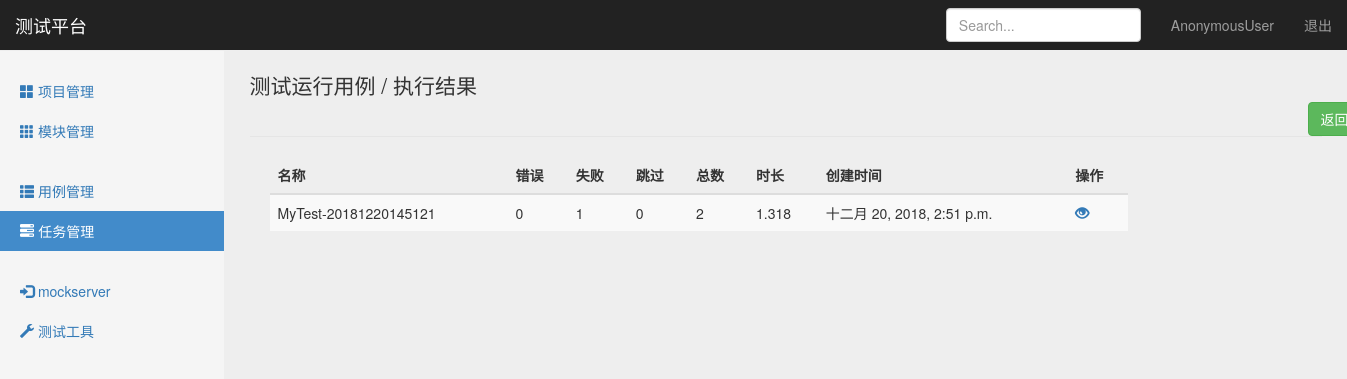
The app's page /interface/task_result_list/18/, older data.
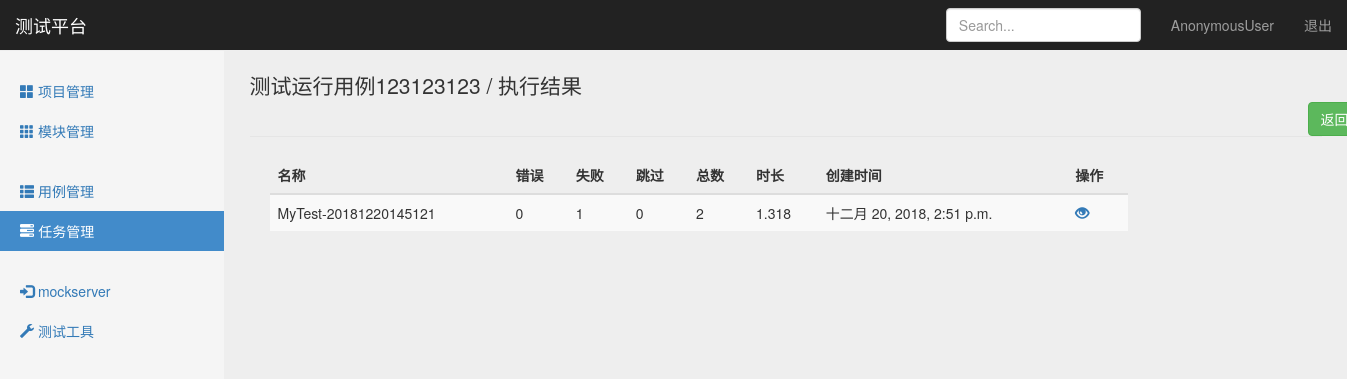
The same page, newer data.
### interface_app/models.py (models this page shows, shortened)
class TestTask(models.Model):
    name = models.CharField("名称",max_length=100,blank=False,default="")
    describe = models.TextField("描述", default="")
    status = models.IntegerField("状态", default=0)   #未执行、执行中、排队中、执行结束...
    cases = models.TextField("关联用例", default="")
    create_time = models.DateTimeField("创建时间", auto_now=True)

### interface_app/views/testtask_views.py (the view)
# urls.py: path('task_result_list/<int:tid>/',testtask_views.task_result_list),
def task_result_list(request,tid):
    if request.method == 'GET':
        task_obj = TestTask.objects.get(id=tid)
        result_list = TestResult.objects.filter(task_id=tid)
        return render(request,"task_result.html",{"type":"result",
                                                  "task_name":task_obj.name,
                                                  "task_result_list":result_list})
    else:
        return HttpResponse("404")

### templates/task_result.html (shortened to what this page needs)
{% extends "task_manage.html" %}
{% block task_result_list %}
    <fieldset>
        <div id="legend" class="">
            <legend class="">{{ task_name }} / 执行结果
            <button class="btn btn-success"
                    onclick="window.location.href='/interface/task_manage/'"
                    style="margin-left: 1058px;">返回</button>
            </legend>
        </div>
        <div style="width:80%; margin-left: 20px;">
            <table class="table table-striped" id="list">
              <thead>
                <tr>
                  <th>名称</th>
                  <th>错误</th>
                  <th>失败</th>
                  <th>跳过</th>
                  <th>总数</th>
                  <th>时长</th>
                  <th>创建时间</th>
                  <th>操作</th>
                </tr>
              </thead>
              <tbody>
                {% for result in task_result_list %}
                <tr>
                  <td>{{ result.name }}</td>
                  <td>{{ result.error }}</td>
                  <td>{{ result.failure }}</td>
                  <td>{{ result.skipped }}</td>
                  <td>{{ result.tests }}</td>
                  <td>{{ result.run_time }}</td>
                  <td>{{ result.create_time }}</td>
                  <td>
                      <a  href="#" onclick="SeeResult('{{result.id}}')"
                        data-toggle="modal"
                        data-target="#myModal" >
                        <i class="glyphicon glyphicon-eye-open"></i>
                      </a>
                  </td>
                </tr>
                {% endfor %}
              </tbody>
            </table>
        </div>
    </fieldset>
{% endblock %}

Row changes from the older to the newer data that the page shows:
changed TestTask: name "测试运行用例" → "测试运行用例123123123"
